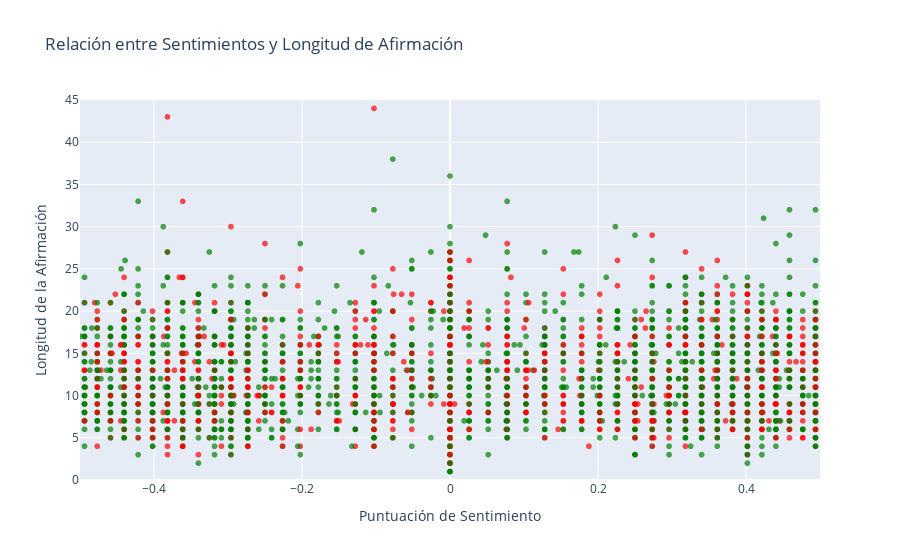

This figure's notebook cell:
### Code cell
# Si existe la columna de sentimientos, crear un gráfico de densidad 2D
if 'feelings' in train_data.columns:
    # Crear un gráfico de densidad 2D de sentimientos vs longitud de afirmación
    plt.figure(figsize=(14, 10))  # Aumentar el tamaño de la figura
    
    # Afirmaciones falsas
    false_data = train_data[train_data['label'] == 0]
    sns.kdeplot(x='feelings', y='statement_length', data=false_data, 
                cmap="Reds", fill=True, thresh=0.05, alpha=0.7)
    
    # Afirmaciones verdaderas
    true_data = train_data[train_data['label'] == 1]
    sns.kdeplot(x='feelings', y='statement_length', data=true_data, 
                cmap="Greens", fill=True, thresh=0.05, alpha=0.7)
    
    # Ajustar los límites de los ejes para que sean más pequeños
    plt.xlim(-0.5, 0.5)  # Ajusta estos valores según tus datos
    plt.ylim(0, 25)      # Ajusta estos valores según tus datos
    
    plt.title('Distribución Conjunta de Sentimientos y Longitud de Afirmación', fontsize=15)
    plt.xlabel('Puntuación de Sentimiento', fontsize=12)
    plt.ylabel('Longitud de la Afirmación (palabras)', fontsize=12)
    plt.legend(['Falso', 'Verdadero'])
    plt.grid(True, alpha=0.3)  # Añadir una cuadrícula sutil para mejorar la legibilidad
    plt.tight_layout()
    plt.show()
    
    # Crear un gráfico interactivo con Plotly
    fig = px.scatter(train_data, x='feelings', y='statement_length', color='label', 
                     color_continuous_scale=['red', 'green'], opacity=0.7,
                     labels={'feelings': 'Puntuación de Sentimiento', 
                            'statement_length': 'Longitud de la Afirmación',
                            'label': 'Clase'},
                     title='Relación entre Sentimientos y Longitud de Afirmación')
    
    # Ajustar los límites de los ejes para Plotly
    fig.update_layout(
        xaxis=dict(range=[-0.5, 0.5]),  # Ajusta estos valores según tus datos
        yaxis=dict(range=[0, 45]),      # Ajusta estos valores según tus datos
        coloraxis_showscale=False
    )
    fig.show()
else:
    print("La columna 'feelings' no existe en el conjunto de datos.")

### Figure 1 — Plotly figure (JSON) as saved in the notebook; plotly's stock layout.template omitted (floating-point values rounded to 4 significant figures; data arrays with more than 128 entries replaced by an {"elided": "..."} marker saying what was removed)
{"data": [{"hovertemplate": "Puntuación de Sentimiento=%{x}<br>Longitud de la Afirmación=%{y}<br>Clase=%{marker.color}<extra></extra>", "legendgroup": "", "marker": {"color": {"elided": "8950 int values"}, "coloraxis": "coloraxis", "opacity": 0.7, "symbol": "circle"}, "mode": "markers", "name": "", "showlegend": false, "type": "scattergl", "x": {"elided": "8950 float values"}, "xaxis": "x", "y": {"elided": "8950 int values"}, "yaxis": "y"}], "layout": {"autosize": true, "coloraxis": {"colorbar": {"title": {"text": "Clase"}}, "colorscale": [[0, "red"], [1, "green"]], "showscale": false}, "legend": {"tracegroupgap": 0}, "title": {"text": "Relación entre Sentimientos y Longitud de Afirmación"}, "xaxis": {"anchor": "y", "domain": [0, 1], "range": [-0.5, 0.5], "title": {"text": "Puntuación de Sentimiento"}, "type": "linear"}, "yaxis": {"anchor": "x", "domain": [0, 1], "range": [0, 45], "title": {"text": "Longitud de la Afirmación"}, "type": "linear"}}}
